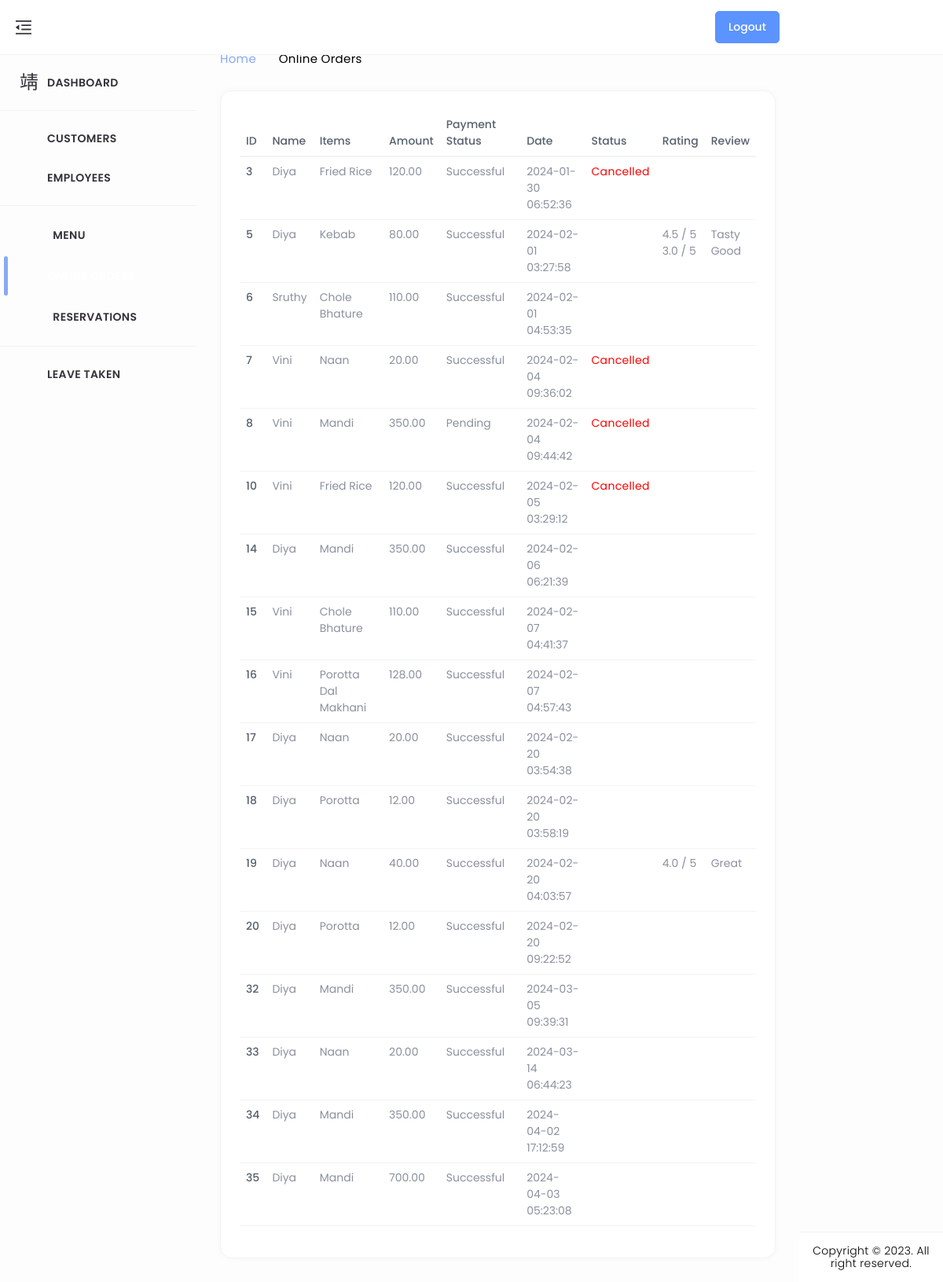
The app's page /order_list/ with its own data.
### home/models.py (models this page shows, shortened)
class BillingInformation(models.Model):
    user = models.ForeignKey(CustomUser, on_delete=models.CASCADE)
    address = models.TextField()
    town = models.CharField(max_length=50)
    zip_code = models.CharField(max_length=10)
    payment_status = models.BooleanField(default=True)
    amount = models.DecimalField(max_digits=8, decimal_places=2)
    menu = models.ManyToManyField(menus, blank=True)
    status = models.IntegerField(default=1)

class CustomUser(AbstractUser):
    CUSTOMER = 1
    EMPLOYEE = 2
    ROLE_CHOICE = (
        (CUSTOMER, 'CUSTOMER'),
        (EMPLOYEE, 'EMPLOYEE'),
    )
    username=None
    first_name = None
    last_name = None
    USERNAME_FIELD = 'email'
    name = models.CharField(max_length=50)
    email = models.EmailField(max_length=100, unique=True)
    phone = models.CharField(max_length=12, blank=True)
    password = models.CharField(max_length=128)
    role = models.IntegerField(choices=ROLE_CHOICE, blank=True, null=True,default='1')
    is_admin = models.BooleanField(default=False)
    is_staff = models.BooleanField(default=False)
    is_active = models.BooleanField(default=True)
    is_superadmin = models.BooleanField(default=False)
    REQUIRED_FIELDS = ['name', 'phone']
    objects = UserManager()

class menus(models.Model):
    CATEGORY_CHOICES = (
        ('Kerala', 'Kerala'),
        ('Chineese', 'Chineese'),
        ('North Indian', 'North Indian'),
        ('Arabian', 'Arabian'),
        ('Beverages', 'Beverages'),
    )
    SUBMENU_CHOICES = (
        ('Breads', 'Breads'),
        ('Curries', 'Curries'),
        ('Rice Dishes','Rice Dishes'),
        ('Appetizers','Appetizers'),
        ('Main Course','Main Course'),
        ('Breads & Accompaniments', 'Breads & Accompaniments'),
        ('Rolls & Grills','Rolls & Grills'),
        ('Hot Beverage','Hot Beverage'),
        ('Cold Beverage','Cold Beverage'),
    )
    SUB_SUBMENU_CHOICES = (
        ('Vegetarian', 'Vegetarian'),
        ('Non-Vegetarian', 'Non-Vegetarian'),
        ('Water-based','Water-based'),
        ('Milk-based','Milk-based')
    )
    name = models.CharField(max_length=100)
    category = models.CharField(max_length=50, choices=CATEGORY_CHOICES, default='')
    submenu = models.CharField(max_length=50, choices=SUBMENU_CHOICES, default='', blank=True)
    sub_submenu = models.CharField(max_length=50, choices=SUB_SUBMENU_CHOICES, default='', blank=True)
    desc = models.CharField(max_length=300)
    price = models.FloatField()
    img = models.ImageField(upload_to='menus/', blank=True, null=True)
    active = models.BooleanField(default=True)

class Payment(models.Model):
    class PaymentStatusChoices(models.TextChoices):
        PENDING = 'pending', 'Pending'
        SUCCESSFUL = 'successful', 'Successful'
        FAILED = 'failed', 'Failed'
    user = models.ForeignKey(CustomUser, on_delete=models.CASCADE)  # Link the payment to a user
    razorpay_order_id = models.CharField(max_length=255)  # Razorpay order ID
    payment_id = models.CharField(max_length=255)  # Razorpay payment ID
    amount = models.DecimalField(max_digits=8, decimal_places=2)  # Amount paid
    currency = models.CharField(max_length=3)  # Currency code (e.g., "INR")
    timestamp = models.DateTimeField(auto_now_add=True)  # Timestamp of the payment
    payment_status = models.CharField(max_length=20, choices=PaymentStatusChoices.choices, default=PaymentStatusChoices.PENDING)
    billing_info = models.ForeignKey(BillingInformation, on_delete=models.CASCADE, null=True, blank=True)
    table_booking = models.ForeignKey(TableBooking, on_delete=models.CASCADE, related_name='payments', null=True, blank=True)
    class Meta:
        ordering = ['-timestamp']

class Review(models.Model):
    user = models.ForeignKey(CustomUser, on_delete=models.CASCADE)  # Assuming you have a CustomUser model
    billing_information = models.ForeignKey('BillingInformation', on_delete=models.CASCADE, related_name='reviews', null=True)
    rating = models.FloatField()
    comment = models.TextField()
    timestamp = models.DateTimeField(auto_now_add=True)

### home/views.py (the view)
# urls.py: path('order_list/',order_list,name='order_list'),
def order_list(request):
    billing_info = BillingInformation.objects.prefetch_related('reviews').all()
    payments = Payment.objects.all()
    context = {
        'billing_info': billing_info,
        'payments': payments,
    }
    return render(request, 'admin_dashboard/orders.html', context)

### templates/admin_dashboard/orders.html (shortened to what this page needs)
{% load static %}
<!DOCTYPE html>
<html lang="en" dir="ltr">
<head>
	<link href="../../../../cdn.jsdelivr.net/npm/%40mdi/font%404.4.95/css/materialdesignicons.min.html" rel="stylesheet" />
	<link href="{% static 'assets/css/materialdesignicons.min.css' %}" rel="stylesheet" />
	<link href="{% static 'assets/plugins/simplebar/simplebar.css' %}" rel="stylesheet" />
	<link href="{% static 'assets/plugins/data-tables/datatables.bootstrap5.min.css' %}" rel='stylesheet'>
	<link href="{% static 'assets/plugins/data-tables/responsive.datatables.min.css' %}" rel='stylesheet'>
	<link id="{% static 'style.css' %}" rel="stylesheet" href="{% static 'assets/css/style.css' %}" />
</head>
<body id="body">
	<div class="wrapper">
		<div class="ec-left-sidebar ec-bg-sidebar">
			<div id="sidebar" class="sidebar ec-sidebar-footer">
				<div class="ec-brand">
					<a href="admin_index ">
						<span class="ec-brand-name text-truncate">DineEase</span>
					</a>
				</div>
				<div class="ec-navigation" data-simplebar>
					<ul class="nav sidebar-inner" id="sidebar-menu">
						<li class="">
							<a class="sidenav-item-link" href="{% url 'admin_index' %}">
								<i class="mdi mdi-view-dashboard-outline"></i>
								<span class="nav-text">Dashboard</span>
							</a>
							<hr>
						</li>
						<li class="has-sub">
							<a class="sidenav-item-link" href="{% url 'user_list' %}">
								<i class="mdi mdi-account-multiple-outline"></i>
								<span class="nav-text">Customers</span>
							</a>
						</li>
						<li class="has-sub">
							<a class="sidenav-item-link" href="{% url 'emp_list' %}" id="Listemp">
								<i class="mdi mdi-account-multiple-outline"></i>
								<span class="nav-text">Employees</span>
							</a>
							<hr>
						</li>
						<li class="has-sub">
							<a class="sidenav-item-link" href="javascript:void(0)">
								<i class="mdi mdi-food mdi-36px"></i>&ensp;
								<span class="nav-text">Menu</span> <b class="caret"></b>
							</a>
						</li>
						<li class="has-sub active">
							<a class="sidenav-item-link" href="{% url 'order_list' %}">
								<i class="mdi mdi-cart-outline mdi-34px"></i>
								<span class="nav-text">Online Orders</span>
							</a>
						</li>
						<li class="has-sub">
							<a class="sidenav-item-link" href="{% url 'ad_booking_lists' %}">
								<i class="mdi mdi-food-variant mdi-36px"></i>&ensp;
								<span class="nav-text">Reservations</span>
							</a>
						</li>
						<hr>
						<li class="has-sub">
							<a class="sidenav-item-link" href="{% url 'empLeave_list' %}">
								<i class="mdi mdi-receipt"></i>
								<span class="nav-text">Leave Taken</span>
							</a>
						</li>
					</ul>
				</div>
			</div>
		</div>
		<div class="ec-page-wrapper">
			<header class="ec-main-header" id="header">
				<nav class="navbar navbar-static-top navbar-expand-lg">
					<button id="sidebar-toggler">
						<img src="{% static 'assets/img/icons/clops.png' %}" alt="">
					</button>
					<div class="navbar-right">
						<ul class="nav navbar-nav">
							<form method="post" action="{% url 'admin_login' %}">
								<button type="submit" class="btn btn-primary" style="margin-left: 850px;">Logout</button>
							</form>
				</nav>
			</header>
			<div class="ec-content-wrapper">
				<div class="content">
					<div class="breadcrumb-wrapper d-flex align-items-center justify-content-between">
						<div>
							<h1>All Orders</h1>
							<p class="breadcrumbs"><span><a href="index.html">Home</a></span>
								<span><i class="mdi mdi-chevron-right"></i></span>Online Orders</p>
						</div>
					</div>
					<div class="row">
						<div class="col-12">
							<div class="card card-default">
								<div class="card-body">
									<div class="table-responsive">
										<table id="responsive-data-table" class="table" style="width:100%">
											<thead>
												<tr>
													<th>ID</th>
													<th>Name</th>
													<th>Items</th>
													<th>Amount</th>
													<th>Payment Status</th>
													<th>Date</th>
													<th>Status</th>
													<th>Rating</th>
													<th>Review</th>
												</tr>
											</thead>
											<tbody>
												{% for billing in billing_info %}
												<tr>
													<td>{{ billing.id }}</td>
													<td>{{ billing.user.name }}</td>
													<td>
														{% for menu in billing.menu.all %}
															{{ menu.name }}<br>
														{% empty %}
															No menu ordered
														{% endfor %}
													</td>
													<td>{{ billing.amount }}</td>
													<td>
														{% with matching_payments=billing.payment_set.all %}
															{% if matching_payments %}
																{{ matching_payments.0.get_payment_status_display }}
															{% else %}
																Payment not found
															{% endif %}
														{% endwith %}
													</td>
													<td>
														{% for payment in billing.payment_set.all %}
															{{ payment.timestamp|date:"Y-m-d" }}<br>
															{{ payment.timestamp|time:"H:i:s" }}<br>
														{% endfor %}
													</td>
													<td>
														{% if billing.status == 0 %}
															<span style="color: red;">Cancelled</span>
														{% else %}
															{% comment %} <span style="color: green;">Not Cancelled</span> {% endcomment %}
														{% endif %}
													</td>
													<td>
														{% for review in billing.reviews.all %}
															{{ review.rating }} / 5<br>
														{% endfor %}
													</td>
													<td>
														{% for review in billing.reviews.all %}
															{{ review.comment }}<br>
														{% endfor %}
													</td>
												</tr>
												{% empty %}
												<tr>
													<td colspan="5">No billing information available</td>
												</tr>
												{% endfor %}
											</tbody>
										</table>
									</div>
									</div>
								</div>
							</div>
						</div>
					</div>
				</div>
			</div>
			<footer class="footer mt-auto">
				<div class="copyright bg-white">
					<p>
						Copyright © 2023. All right reserved.
					  </p>
				</div>
			</footer>
		</div>
</body>
</html>

### records on screen
BillingInformation: id "3", user.name "Diya", amount "120.00", payment_set.all.0.payment_status "Successful", status "Cancelled"
menus: name "Fried Rice"
Payment: timestamp "2024-01-30", timestamp "06:52:36"
BillingInformation: id "5", user.name "Diya", amount "80.00", payment_set.all.0.payment_status "Successful"
menus: name "Kebab"
Payment: timestamp "2024-02-01", timestamp "03:27:58"
Review: rating "4.5", comment "Tasty"
Review: rating "3.0", comment "Good"
BillingInformation: id "6", user.name "Sruthy", amount "110.00", payment_set.all.0.payment_status "Successful"
menus: name "Chole Bhature"
Payment: timestamp "2024-02-01", timestamp "04:53:35"
BillingInformation: id "7", user.name "Vini", amount "20.00", payment_set.all.0.payment_status "Successful", status "Cancelled"
menus: name "Naan"
Payment: timestamp "2024-02-04", timestamp "09:36:02"
BillingInformation: id "8", user.name "Vini", amount "350.00", payment_set.all.0.payment_status "Pending", status "Cancelled"
menus: name "Mandi"
Payment: timestamp "2024-02-04", timestamp "09:44:42"
BillingInformation: id "10", user.name "Vini", amount "120.00", payment_set.all.0.payment_status "Successful", status "Cancelled"
Payment: timestamp "2024-02-05", timestamp "03:29:12"
BillingInformation: id "14", user.name "Diya", amount "350.00", payment_set.all.0.payment_status "Successful"
Payment: timestamp "2024-02-06", timestamp "06:21:39"
BillingInformation: id "15", user.name "Vini", amount "110.00", payment_set.all.0.payment_status "Successful"
Payment: timestamp "2024-02-07", timestamp "04:41:37"
BillingInformation: id "16", user.name "Vini", amount "128.00", payment_set.all.0.payment_status "Successful"
menus: name "Porotta"
menus: name "Dal Makhani"
Payment: timestamp "2024-02-07", timestamp "04:57:43"
BillingInformation: id "17", user.name "Diya", amount "20.00", payment_set.all.0.payment_status "Successful"
Payment: timestamp "2024-02-20", timestamp "03:54:38"
BillingInformation: id "18", user.name "Diya", amount "12.00", payment_set.all.0.payment_status "Successful"
Payment: timestamp "2024-02-20", timestamp "03:58:19"
BillingInformation: id "19", user.name "Diya", amount "40.00", payment_set.all.0.payment_status "Successful"
Payment: timestamp "2024-02-20", timestamp "04:03:57"
Review: rating "4.0", comment "Great"
BillingInformation: id "20", user.name "Diya", amount "12.00", payment_set.all.0.payment_status "Successful"
Payment: timestamp "2024-02-20", timestamp "09:22:52"
BillingInformation: id "32", user.name "Diya", amount "350.00", payment_set.all.0.payment_status "Successful"
Payment: timestamp "2024-03-05", timestamp "09:39:31"
BillingInformation: id "33", user.name "Diya", amount "20.00", payment_set.all.0.payment_status "Successful"
Payment: timestamp "2024-03-14", timestamp "06:44:23"
BillingInformation: id "34", user.name "Diya", amount "350.00", payment_set.all.0.payment_status "Successful"
Payment: timestamp "2024-04-02", timestamp "17:12:59"
BillingInformation: id "35", user.name "Diya", amount "700.00", payment_set.all.0.payment_status "Successful"
Payment: timestamp "2024-04-03", timestamp "05:23:08"
